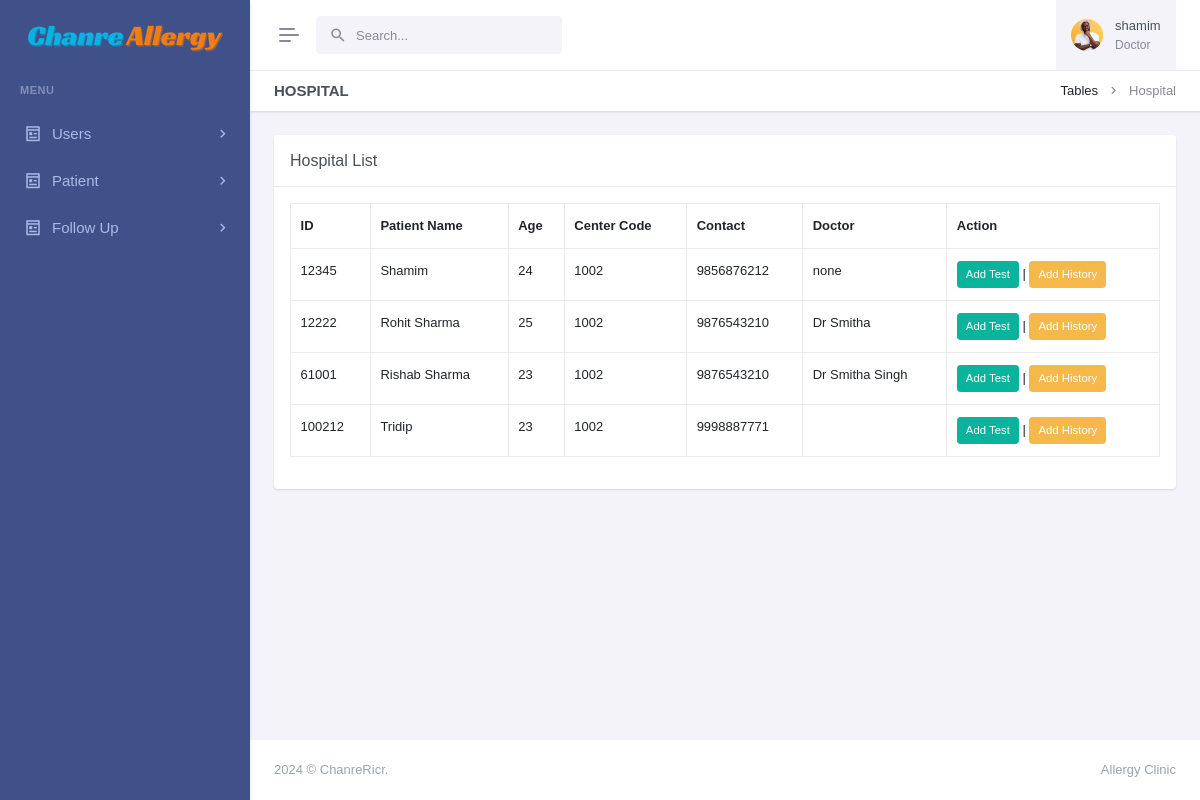
Page /manage-patients.php (signed in) on the committed database.
### tables this page shows
CREATE TABLE `patients` (
  `id` int(11) NOT NULL,
  `patient_name` varchar(255) NOT NULL,
  `patient_id` varchar(50) DEFAULT NULL,
  `age` int(11) DEFAULT NULL,
  `sex` varchar(25) DEFAULT NULL,
  `physician` varchar(255) DEFAULT NULL,
  `address` varchar(255) DEFAULT NULL,
  `mobile` varchar(15) DEFAULT NULL,
  `email` varchar(255) DEFAULT NULL,
  `updatedBy` varchar(255) DEFAULT NULL,
  `centerName` varchar(255) DEFAULT NULL,
  `centerCode` varchar(10) DEFAULT NULL,
  `createdAt` timestamp NOT NULL DEFAULT current_timestamp()
);

### manage-patients.php (the view, shortened to what this page needs)
<?php
include ('layout/config.php');
if (strlen($_SESSION['login']) == 0) {
    header('location:index.php');
} else {
    ?>
<!doctype html>
<html lang="en" data-layout="vertical" data-topbar="light" data-sidebar="dark" data-sidebar-size="lg"
    data-sidebar-image="none" data-preloader="disable">
<head>
    <link rel="stylesheet" href="https://cdn.datatables.net/1.11.5/css/dataTables.bootstrap5.min.css" />
    <link rel="stylesheet" href="https://cdn.datatables.net/responsive/2.2.9/css/responsive.bootstrap.min.css" />
    <link rel="stylesheet" href="https://cdn.datatables.net/buttons/2.2.2/css/buttons.dataTables.min.css">
    <link href="assets/css/bootstrap.min.css" rel="stylesheet" type="text/css" />
    <link href="assets/css/icons.min.css" rel="stylesheet" type="text/css" />
    <link href="assets/css/app.min.css" rel="stylesheet" type="text/css" />
    <link href="assets/css/custom.min.css" rel="stylesheet" type="text/css" />
</head>
<body>
    <div id="layout-wrapper">
        <?php include ('admin/header.php') ?>
        <?php include ('admin/leftsidebar.php') ?>
        <div class="main-content">
            <div class="page-content">
                <div class="container-fluid">
                    <div class="row">
                        <div class="col-12">
                            <div class="page-title-box d-sm-flex align-items-center justify-content-between">
                                <h4 class="mb-sm-0">Hospital</h4>
                                <div class="page-title-right">
                                    <ol class="breadcrumb m-0">
                                        <li class="breadcrumb-item"><a href="javascript: void(0);">Tables</a></li>
                                        <li class="breadcrumb-item active">Hospital</li>
                                    </ol>
                                </div>
                            </div>
                        </div>
                    </div>
                    <div class="row">
                        <div class="col-lg-12">
                            <div class="card">
                                <div class="card-header">
                                    <h5 class="card-title mb-0">Hospital List</h5>
                                </div>
                                <div class="card-body">
                                    <div class="table-responsive">
                                        <table id="buttons-datatables" class="display table table-bordered"
                                            style="width:100%">
                                            <thead>
                                                <tr>
                                                    <th>ID</th>
                                                    <th>Patient Name</th>
                                                    <th>Age</th>
                                                    <th>Center Code</th>
                                                    <th>Contact</th>
                                                    <th>Doctor</th>
                                                    <th>Action</th>
                                                </tr>
                                            </thead>
                                            <tbody>
                                                <?php
                                                    $users = $_SESSION['login'];
                                                    $myquery = mysqli_query($conn, "Select * from patients WHERE updatedBy = '$users' ");
                                                    while ($row = mysqli_fetch_array($myquery)) {
                                                        ?>
                                                <tr>
                                                    <td>
                                                        <?php echo htmlentities($row['patient_id']) ?>
                                                    </td>
                                                    <td>
                                                        <?php echo htmlentities($row['patient_name']) ?>
                                                    </td>
                                                    <td>
                                                        <?php echo htmlentities($row['age']) ?>
                                                    </td>
                                                    <td>
                                                        <?php echo htmlentities($row['centerCode']) ?>
                                                    </td>
                                                    <td>
                                                        <?php echo htmlentities($row['mobile']) ?>
                                                    </td>
                                                    <td>
                                                        <?php echo htmlentities($row['physician']) ?>
                                                    </td>
                                                    <td>
                                                        <a href="add-test.php?pid=<?php echo htmlentities($row['patient_id']) ?>"
                                                            class="btn btn-success btn-sm">Add Test</a>
                                                        |
                                                        <a href="add-history.php?pid=<?php echo htmlentities($row['patient_id']) ?>"
                                                            class="btn btn-warning btn-sm">Add
                                                            History</a>
                                                    </td>
                                                </tr>
                                                <?php } ?>
                                        </table>
                                    </div>
                                </div>
                            </div>
                        </div>
                    </div>
                </div>
            </div>
            <?php include ('admin/footer.php'); ?>
        </div>
    </div>
</body>
</html>
<?php } ?>

### rows in the picture
patients: patient "12345", patient_name "Shamim", age "24", centerCode "1002", mobile "9856876212", physician "none"
patients: patient "12222", patient_name "Rohit Sharma", age "25", centerCode "1002", mobile "9876543210", physician "Dr Smitha"
patients: patient "61001", patient_name "Rishab Sharma", age "23", centerCode "1002", mobile "9876543210", physician "Dr Smitha Singh"
patients: patient "100212", patient_name "Tridip", age "23", centerCode "1002", mobile "9998887771"

### other values in the picture
$_SESSION['empName'] "shamim"
$_SESSION['empDesignation'] "Doctor"
